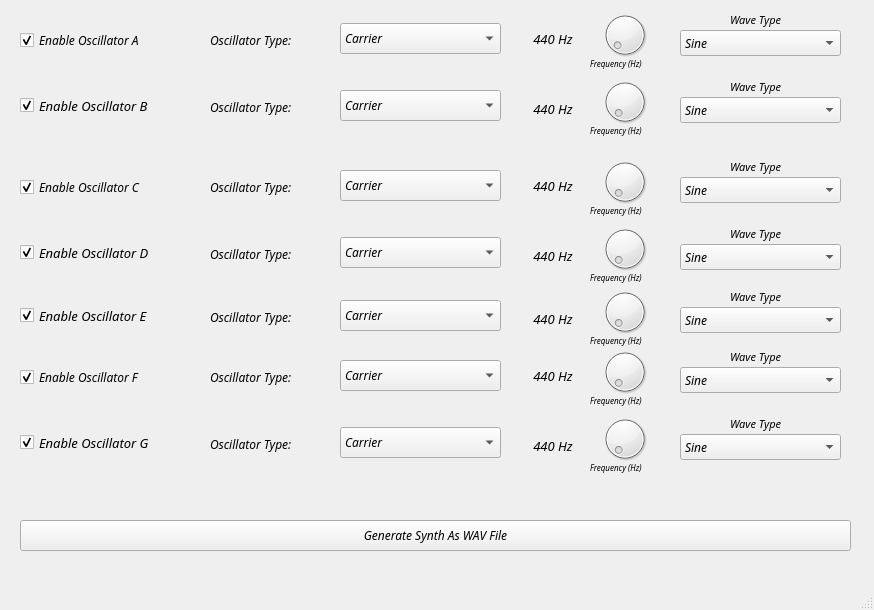
<?xml version="1.0" encoding="UTF-8"?>
<ui version="4.0">
 <class>MainWindow</class>
 <widget class="QMainWindow" name="MainWindow">
  <property name="geometry">
   <rect>
    <x>0</x>
    <y>0</y>
    <width>874</width>
    <height>610</height>
   </rect>
  </property>
  <property name="sizePolicy">
   <sizepolicy hsizetype="Fixed" vsizetype="Fixed">
    <horstretch>0</horstretch>
    <verstretch>0</verstretch>
   </sizepolicy>
  </property>
  <property name="font">
   <font>
    <family>0xProto Nerd Font Mono</family>
    <italic>true</italic>
   </font>
  </property>
  <property name="contextMenuPolicy">
   <enum>Qt::ContextMenuPolicy::NoContextMenu</enum>
  </property>
  <property name="windowTitle">
   <string>Cute Synth</string>
  </property>
  <widget class="QWidget" name="centralwidget">
   <widget class="QCheckBox" name="enable_a">
    <property name="geometry">
     <rect>
      <x>20</x>
      <y>20</y>
      <width>181</width>
      <height>41</height>
     </rect>
    </property>
    <property name="font">
     <font>
      <family>0xProto Nerd Font Mono</family>
      <pointsize>9</pointsize>
      <italic>true</italic>
     </font>
    </property>
    <property name="text">
     <string>Enable Oscillator A</string>
    </property>
    <property name="checked">
     <bool>true</bool>
    </property>
   </widget>
   <widget class="QDial" name="frequency_dial_a">
    <property name="geometry">
     <rect>
      <x>600</x>
      <y>3</y>
      <width>50</width>
      <height>64</height>
     </rect>
    </property>
    <property name="maximum">
     <number>22000</number>
    </property>
    <property name="value">
     <number>440</number>
    </property>
   </widget>
   <widget class="QLabel" name="label">
    <property name="geometry">
     <rect>
      <x>590</x>
      <y>53</y>
      <width>71</width>
      <height>21</height>
     </rect>
    </property>
    <property name="font">
     <font>
      <family>0xProto Nerd Font Mono</family>
      <pointsize>6</pointsize>
      <italic>true</italic>
     </font>
    </property>
    <property name="text">
     <string>Frequency (Hz)</string>
    </property>
   </widget>
   <widget class="QComboBox" name="oscillator_type_a">
    <property name="geometry">
     <rect>
      <x>340</x>
      <y>23</y>
      <width>161</width>
      <height>31</height>
     </rect>
    </property>
    <item>
     <property name="text">
      <string>Carrier</string>
     </property>
    </item>
    <item>
     <property name="text">
      <string>Modulating</string>
     </property>
    </item>
   </widget>
   <widget class="QLabel" name="label_2">
    <property name="geometry">
     <rect>
      <x>210</x>
      <y>30</y>
      <width>121</width>
      <height>21</height>
     </rect>
    </property>
    <property name="font">
     <font>
      <family>0xProto Nerd Font Mono</family>
      <pointsize>9</pointsize>
      <italic>true</italic>
     </font>
    </property>
    <property name="text">
     <string>Oscillator Type:</string>
    </property>
   </widget>
   <widget class="QComboBox" name="wave_type_a">
    <property name="geometry">
     <rect>
      <x>680</x>
      <y>30</y>
      <width>161</width>
      <height>26</height>
     </rect>
    </property>
    <item>
     <property name="text">
      <string>Sine</string>
     </property>
    </item>
    <item>
     <property name="text">
      <string>Triangle</string>
     </property>
    </item>
    <item>
     <property name="text">
      <string>Square</string>
     </property>
    </item>
    <item>
     <property name="text">
      <string>Sawtooth</string>
     </property>
    </item>
   </widget>
   <widget class="QLabel" name="label_3">
    <property name="geometry">
     <rect>
      <x>730</x>
      <y>10</y>
      <width>111</width>
      <height>20</height>
     </rect>
    </property>
    <property name="font">
     <font>
      <family>0xProto Nerd Font Mono</family>
      <pointsize>8</pointsize>
      <italic>true</italic>
     </font>
    </property>
    <property name="text">
     <string>Wave Type</string>
    </property>
   </widget>
   <widget class="QLabel" name="label_4">
    <property name="geometry">
     <rect>
      <x>210</x>
      <y>97</y>
      <width>121</width>
      <height>21</height>
     </rect>
    </property>
    <property name="font">
     <font>
      <family>0xProto Nerd Font Mono</family>
      <pointsize>9</pointsize>
      <italic>true</italic>
     </font>
    </property>
    <property name="text">
     <string>Oscillator Type:</string>
    </property>
   </widget>
   <widget class="QLabel" name="label_5">
    <property name="geometry">
     <rect>
      <x>590</x>
      <y>120</y>
      <width>71</width>
      <height>21</height>
     </rect>
    </property>
    <property name="font">
     <font>
      <family>0xProto Nerd Font Mono</family>
      <pointsize>6</pointsize>
      <italic>true</italic>
     </font>
    </property>
    <property name="text">
     <string>Frequency (Hz)</string>
    </property>
   </widget>
   <widget class="QDial" name="frequency_dial_b">
    <property name="geometry">
     <rect>
      <x>600</x>
      <y>70</y>
      <width>50</width>
      <height>64</height>
     </rect>
    </property>
    <property name="maximum">
     <number>22000</number>
    </property>
   </widget>
   <widget class="QLabel" name="label_6">
    <property name="geometry">
     <rect>
      <x>730</x>
      <y>77</y>
      <width>111</width>
      <height>20</height>
     </rect>
    </property>
    <property name="font">
     <font>
      <family>0xProto Nerd Font Mono</family>
      <pointsize>8</pointsize>
      <italic>true</italic>
     </font>
    </property>
    <property name="text">
     <string>Wave Type</string>
    </property>
   </widget>
   <widget class="QComboBox" name="wave_type_b">
    <property name="geometry">
     <rect>
      <x>680</x>
      <y>97</y>
      <width>161</width>
      <height>26</height>
     </rect>
    </property>
    <item>
     <property name="text">
      <string>Sine</string>
     </property>
    </item>
    <item>
     <property name="text">
      <string>Triangle</string>
     </property>
    </item>
    <item>
     <property name="text">
      <string>Square</string>
     </property>
    </item>
    <item>
     <property name="text">
      <string>Sawtooth</string>
     </property>
    </item>
   </widget>
   <widget class="QComboBox" name="oscillator_type_b">
    <property name="geometry">
     <rect>
      <x>340</x>
      <y>90</y>
      <width>161</width>
      <height>31</height>
     </rect>
    </property>
    <item>
     <property name="text">
      <string>Carrier</string>
     </property>
    </item>
    <item>
     <property name="text">
      <string>Modulating</string>
     </property>
    </item>
   </widget>
   <widget class="QCheckBox" name="enable_b">
    <property name="geometry">
     <rect>
      <x>20</x>
      <y>90</y>
      <width>181</width>
      <height>31</height>
     </rect>
    </property>
    <property name="font">
     <font>
      <family>0xProto Nerd Font Mono</family>
      <pointsize>10</pointsize>
      <italic>true</italic>
     </font>
    </property>
    <property name="text">
     <string>Enable Oscillator B</string>
    </property>
    <property name="checked">
     <bool>true</bool>
    </property>
   </widget>
   <widget class="QPushButton" name="generate_button">
    <property name="geometry">
     <rect>
      <x>20</x>
      <y>520</y>
      <width>831</width>
      <height>31</height>
     </rect>
    </property>
    <property name="text">
     <string>Generate Synth As WAV File</string>
    </property>
   </widget>
   <widget class="QLabel" name="status_label">
    <property name="geometry">
     <rect>
      <x>20</x>
      <y>560</y>
      <width>831</width>
      <height>18</height>
     </rect>
    </property>
    <property name="text">
     <string/>
    </property>
    <property name="alignment">
     <set>Qt::AlignmentFlag::AlignCenter</set>
    </property>
   </widget>
   <widget class="QLabel" name="freq_label_a">
    <property name="geometry">
     <rect>
      <x>520</x>
      <y>30</y>
      <width>66</width>
      <height>18</height>
     </rect>
    </property>
    <property name="font">
     <font>
      <family>0xProto Nerd Font Mono</family>
      <pointsize>10</pointsize>
      <italic>true</italic>
     </font>
    </property>
    <property name="text">
     <string>440 Hz</string>
    </property>
    <property name="alignment">
     <set>Qt::AlignmentFlag::AlignCenter</set>
    </property>
   </widget>
   <widget class="QLabel" name="freq_label_b">
    <property name="geometry">
     <rect>
      <x>520</x>
      <y>100</y>
      <width>66</width>
      <height>18</height>
     </rect>
    </property>
    <property name="font">
     <font>
      <family>0xProto Nerd Font Mono</family>
      <pointsize>10</pointsize>
      <italic>true</italic>
     </font>
    </property>
    <property name="text">
     <string>440 Hz</string>
    </property>
    <property name="alignment">
     <set>Qt::AlignmentFlag::AlignCenter</set>
    </property>
   </widget>
   <widget class="QComboBox" name="oscillator_type_c">
    <property name="geometry">
     <rect>
      <x>340</x>
      <y>170</y>
      <width>161</width>
      <height>31</height>
     </rect>
    </property>
    <item>
     <property name="text">
      <string>Carrier</string>
     </property>
    </item>
    <item>
     <property name="text">
      <string>Modulating</string>
     </property>
    </item>
   </widget>
   <widget class="QLabel" name="freq_label_d">
    <property name="geometry">
     <rect>
      <x>520</x>
      <y>247</y>
      <width>66</width>
      <height>18</height>
     </rect>
    </property>
    <property name="font">
     <font>
      <family>0xProto Nerd Font Mono</family>
      <pointsize>10</pointsize>
      <italic>true</italic>
     </font>
    </property>
    <property name="text">
     <string>440 Hz</string>
    </property>
    <property name="alignment">
     <set>Qt::AlignmentFlag::AlignCenter</set>
    </property>
   </widget>
   <widget class="QComboBox" name="oscillator_type_d">
    <property name="geometry">
     <rect>
      <x>340</x>
      <y>237</y>
      <width>161</width>
      <height>31</height>
     </rect>
    </property>
    <item>
     <property name="text">
      <string>Carrier</string>
     </property>
    </item>
    <item>
     <property name="text">
      <string>Modulating</string>
     </property>
    </item>
   </widget>
   <widget class="QLabel" name="label_7">
    <property name="geometry">
     <rect>
      <x>590</x>
      <y>267</y>
      <width>71</width>
      <height>21</height>
     </rect>
    </property>
    <property name="font">
     <font>
      <family>0xProto Nerd Font Mono</family>
      <pointsize>6</pointsize>
      <italic>true</italic>
     </font>
    </property>
    <property name="text">
     <string>Frequency (Hz)</string>
    </property>
   </widget>
   <widget class="QCheckBox" name="enable_b_2">
    <property name="geometry">
     <rect>
      <x>20</x>
      <y>237</y>
      <width>181</width>
      <height>31</height>
     </rect>
    </property>
    <property name="font">
     <font>
      <family>0xProto Nerd Font Mono</family>
      <pointsize>10</pointsize>
      <italic>true</italic>
     </font>
    </property>
    <property name="text">
     <string>Enable Oscillator D</string>
    </property>
    <property name="checked">
     <bool>true</bool>
    </property>
   </widget>
   <widget class="QComboBox" name="wave_type_d">
    <property name="geometry">
     <rect>
      <x>680</x>
      <y>244</y>
      <width>161</width>
      <height>26</height>
     </rect>
    </property>
    <item>
     <property name="text">
      <string>Sine</string>
     </property>
    </item>
    <item>
     <property name="text">
      <string>Triangle</string>
     </property>
    </item>
    <item>
     <property name="text">
      <string>Square</string>
     </property>
    </item>
    <item>
     <property name="text">
      <string>Sawtooth</string>
     </property>
    </item>
   </widget>
   <widget class="QLabel" name="freq_label_c">
    <property name="geometry">
     <rect>
      <x>520</x>
      <y>177</y>
      <width>66</width>
      <height>18</height>
     </rect>
    </property>
    <property name="font">
     <font>
      <family>0xProto Nerd Font Mono</family>
      <pointsize>10</pointsize>
      <italic>true</italic>
     </font>
    </property>
    <property name="text">
     <string>440 Hz</string>
    </property>
    <property name="alignment">
     <set>Qt::AlignmentFlag::AlignCenter</set>
    </property>
   </widget>
   <widget class="QCheckBox" name="enable_c">
    <property name="geometry">
     <rect>
      <x>20</x>
      <y>167</y>
      <width>181</width>
      <height>41</height>
     </rect>
    </property>
    <property name="font">
     <font>
      <family>0xProto Nerd Font Mono</family>
      <pointsize>9</pointsize>
      <italic>true</italic>
     </font>
    </property>
    <property name="text">
     <string>Enable Oscillator C</string>
    </property>
    <property name="checked">
     <bool>true</bool>
    </property>
   </widget>
   <widget class="QLabel" name="label_8">
    <property name="geometry">
     <rect>
      <x>730</x>
      <y>224</y>
      <width>111</width>
      <height>20</height>
     </rect>
    </property>
    <property name="font">
     <font>
      <family>0xProto Nerd Font Mono</family>
      <pointsize>8</pointsize>
      <italic>true</italic>
     </font>
    </property>
    <property name="text">
     <string>Wave Type</string>
    </property>
   </widget>
   <widget class="QComboBox" name="wave_type_c">
    <property name="geometry">
     <rect>
      <x>680</x>
      <y>177</y>
      <width>161</width>
      <height>26</height>
     </rect>
    </property>
    <item>
     <property name="text">
      <string>Sine</string>
     </property>
    </item>
    <item>
     <property name="text">
      <string>Triangle</string>
     </property>
    </item>
    <item>
     <property name="text">
      <string>Square</string>
     </property>
    </item>
    <item>
     <property name="text">
      <string>Sawtooth</string>
     </property>
    </item>
   </widget>
   <widget class="QDial" name="frequency_dial_d">
    <property name="geometry">
     <rect>
      <x>600</x>
      <y>217</y>
      <width>50</width>
      <height>64</height>
     </rect>
    </property>
    <property name="maximum">
     <number>22000</number>
    </property>
   </widget>
   <widget class="QLabel" name="label_9">
    <property name="geometry">
     <rect>
      <x>210</x>
      <y>177</y>
      <width>121</width>
      <height>21</height>
     </rect>
    </property>
    <property name="font">
     <font>
      <family>0xProto Nerd Font Mono</family>
      <pointsize>9</pointsize>
      <italic>true</italic>
     </font>
    </property>
    <property name="text">
     <string>Oscillator Type:</string>
    </property>
   </widget>
   <widget class="QLabel" name="label_10">
    <property name="geometry">
     <rect>
      <x>730</x>
      <y>157</y>
      <width>111</width>
      <height>20</height>
     </rect>
    </property>
    <property name="font">
     <font>
      <family>0xProto Nerd Font Mono</family>
      <pointsize>8</pointsize>
      <italic>true</italic>
     </font>
    </property>
    <property name="text">
     <string>Wave Type</string>
    </property>
   </widget>
   <widget class="QLabel" name="label_11">
    <property name="geometry">
     <rect>
      <x>590</x>
      <y>200</y>
      <width>71</width>
      <height>21</height>
     </rect>
    </property>
    <property name="font">
     <font>
      <family>0xProto Nerd Font Mono</family>
      <pointsize>6</pointsize>
      <italic>true</italic>
     </font>
    </property>
    <property name="text">
     <string>Frequency (Hz)</string>
    </property>
   </widget>
   <widget class="QLabel" name="label_12">
    <property name="geometry">
     <rect>
      <x>210</x>
      <y>244</y>
      <width>121</width>
      <height>21</height>
     </rect>
    </property>
    <property name="font">
     <font>
      <family>0xProto Nerd Font Mono</family>
      <pointsize>9</pointsize>
      <italic>true</italic>
     </font>
    </property>
    <property name="text">
     <string>Oscillator Type:</string>
    </property>
   </widget>
   <widget class="QDial" name="frequency_dial_c">
    <property name="geometry">
     <rect>
      <x>600</x>
      <y>150</y>
      <width>50</width>
      <height>64</height>
     </rect>
    </property>
    <property name="maximum">
     <number>22000</number>
    </property>
   </widget>
   <widget class="QComboBox" name="oscillator_type_f">
    <property name="geometry">
     <rect>
      <x>340</x>
      <y>360</y>
      <width>161</width>
      <height>31</height>
     </rect>
    </property>
    <item>
     <property name="text">
      <string>Carrier</string>
     </property>
    </item>
    <item>
     <property name="text">
      <string>Modulating</string>
     </property>
    </item>
   </widget>
   <widget class="QLabel" name="freq_label_g">
    <property name="geometry">
     <rect>
      <x>520</x>
      <y>437</y>
      <width>66</width>
      <height>18</height>
     </rect>
    </property>
    <property name="font">
     <font>
      <family>0xProto Nerd Font Mono</family>
      <pointsize>10</pointsize>
      <italic>true</italic>
     </font>
    </property>
    <property name="text">
     <string>440 Hz</string>
    </property>
    <property name="alignment">
     <set>Qt::AlignmentFlag::AlignCenter</set>
    </property>
   </widget>
   <widget class="QComboBox" name="oscillator_type_g">
    <property name="geometry">
     <rect>
      <x>340</x>
      <y>427</y>
      <width>161</width>
      <height>31</height>
     </rect>
    </property>
    <item>
     <property name="text">
      <string>Carrier</string>
     </property>
    </item>
    <item>
     <property name="text">
      <string>Modulating</string>
     </property>
    </item>
   </widget>
   <widget class="QLabel" name="label_13">
    <property name="geometry">
     <rect>
      <x>590</x>
      <y>457</y>
      <width>71</width>
      <height>21</height>
     </rect>
    </property>
    <property name="font">
     <font>
      <family>0xProto Nerd Font Mono</family>
      <pointsize>6</pointsize>
      <italic>true</italic>
     </font>
    </property>
    <property name="text">
     <string>Frequency (Hz)</string>
    </property>
   </widget>
   <widget class="QCheckBox" name="enable_g">
    <property name="geometry">
     <rect>
      <x>20</x>
      <y>427</y>
      <width>181</width>
      <height>31</height>
     </rect>
    </property>
    <property name="font">
     <font>
      <family>0xProto Nerd Font Mono</family>
      <pointsize>10</pointsize>
      <italic>true</italic>
     </font>
    </property>
    <property name="text">
     <string>Enable Oscillator G</string>
    </property>
    <property name="checked">
     <bool>true</bool>
    </property>
   </widget>
   <widget class="QComboBox" name="wave_type_g">
    <property name="geometry">
     <rect>
      <x>680</x>
      <y>434</y>
      <width>161</width>
      <height>26</height>
     </rect>
    </property>
    <item>
     <property name="text">
      <string>Sine</string>
     </property>
    </item>
    <item>
     <property name="text">
      <string>Triangle</string>
     </property>
    </item>
    <item>
     <property name="text">
      <string>Square</string>
     </property>
    </item>
    <item>
     <property name="text">
      <string>Sawtooth</string>
     </property>
    </item>
   </widget>
   <widget class="QLabel" name="freq_label_f">
    <property name="geometry">
     <rect>
      <x>520</x>
      <y>367</y>
      <width>66</width>
      <height>18</height>
     </rect>
    </property>
    <property name="font">
     <font>
      <family>0xProto Nerd Font Mono</family>
      <pointsize>10</pointsize>
      <italic>true</italic>
     </font>
    </property>
    <property name="text">
     <string>440 Hz</string>
    </property>
    <property name="alignment">
     <set>Qt::AlignmentFlag::AlignCenter</set>
    </property>
   </widget>
   <widget class="QCheckBox" name="enable_f">
    <property name="geometry">
     <rect>
      <x>20</x>
      <y>357</y>
      <width>181</width>
      <height>41</height>
     </rect>
    </property>
    <property name="font">
     <font>
      <family>0xProto Nerd Font Mono</family>
      <pointsize>9</pointsize>
      <italic>true</italic>
     </font>
    </property>
    <property name="text">
     <string>Enable Oscillator F</string>
    </property>
    <property name="checked">
     <bool>true</bool>
    </property>
   </widget>
   <widget class="QLabel" name="label_14">
    <property name="geometry">
     <rect>
      <x>730</x>
      <y>414</y>
      <width>111</width>
      <height>20</height>
     </rect>
    </property>
    <property name="font">
     <font>
      <family>0xProto Nerd Font Mono</family>
      <pointsize>8</pointsize>
      <italic>true</italic>
     </font>
    </property>
    <property name="text">
     <string>Wave Type</string>
    </property>
   </widget>
   <widget class="QComboBox" name="wave_type_f">
    <property name="geometry">
     <rect>
      <x>680</x>
      <y>367</y>
      <width>161</width>
      <height>26</height>
     </rect>
    </property>
    <item>
     <property name="text">
      <string>Sine</string>
     </property>
    </item>
    <item>
     <property name="text">
      <string>Triangle</string>
     </property>
    </item>
    <item>
     <property name="text">
      <string>Square</string>
     </property>
    </item>
    <item>
     <property name="text">
      <string>Sawtooth</string>
     </property>
    </item>
   </widget>
   <widget class="QDial" name="frequency_dial_g">
    <property name="geometry">
     <rect>
      <x>600</x>
      <y>407</y>
      <width>50</width>
      <height>64</height>
     </rect>
    </property>
    <property name="maximum">
     <number>22000</number>
    </property>
   </widget>
   <widget class="QLabel" name="label_15">
    <property name="geometry">
     <rect>
      <x>210</x>
      <y>367</y>
      <width>121</width>
      <height>21</height>
     </rect>
    </property>
    <property name="font">
     <font>
      <family>0xProto Nerd Font Mono</family>
      <pointsize>9</pointsize>
      <italic>true</italic>
     </font>
    </property>
    <property name="text">
     <string>Oscillator Type:</string>
    </property>
   </widget>
   <widget class="QLabel" name="label_16">
    <property name="geometry">
     <rect>
      <x>730</x>
      <y>347</y>
      <width>111</width>
      <height>20</height>
     </rect>
    </property>
    <property name="font">
     <font>
      <family>0xProto Nerd Font Mono</family>
      <pointsize>8</pointsize>
      <italic>true</italic>
     </font>
    </property>
    <property name="text">
     <string>Wave Type</string>
    </property>
   </widget>
   <widget class="QLabel" name="label_17">
    <property name="geometry">
     <rect>
      <x>590</x>
      <y>390</y>
      <width>71</width>
      <height>21</height>
     </rect>
    </property>
    <property name="font">
     <font>
      <family>0xProto Nerd Font Mono</family>
      <pointsize>6</pointsize>
      <italic>true</italic>
     </font>
    </property>
    <property name="text">
     <string>Frequency (Hz)</string>
    </property>
   </widget>
   <widget class="QLabel" name="label_18">
    <property name="geometry">
     <rect>
      <x>210</x>
      <y>434</y>
      <width>121</width>
      <height>21</height>
     </rect>
    </property>
    <property name="font">
     <font>
      <family>0xProto Nerd Font Mono</family>
      <pointsize>9</pointsize>
      <italic>true</italic>
     </font>
    </property>
    <property name="text">
     <string>Oscillator Type:</string>
    </property>
   </widget>
   <widget class="QDial" name="frequency_dial_f">
    <property name="geometry">
     <rect>
      <x>600</x>
      <y>340</y>
      <width>50</width>
      <height>64</height>
     </rect>
    </property>
    <property name="maximum">
     <number>22000</number>
    </property>
   </widget>
   <widget class="QLabel" name="label_19">
    <property name="geometry">
     <rect>
      <x>210</x>
      <y>307</y>
      <width>121</width>
      <height>21</height>
     </rect>
    </property>
    <property name="font">
     <font>
      <family>0xProto Nerd Font Mono</family>
      <pointsize>9</pointsize>
      <italic>true</italic>
     </font>
    </property>
    <property name="text">
     <string>Oscillator Type:</string>
    </property>
   </widget>
   <widget class="QLabel" name="label_20">
    <property name="geometry">
     <rect>
      <x>730</x>
      <y>287</y>
      <width>111</width>
      <height>20</height>
     </rect>
    </property>
    <property name="font">
     <font>
      <family>0xProto Nerd Font Mono</family>
      <pointsize>8</pointsize>
      <italic>true</italic>
     </font>
    </property>
    <property name="text">
     <string>Wave Type</string>
    </property>
   </widget>
   <widget class="QDial" name="frequency_dial_e">
    <property name="geometry">
     <rect>
      <x>600</x>
      <y>280</y>
      <width>50</width>
      <height>64</height>
     </rect>
    </property>
    <property name="maximum">
     <number>22000</number>
    </property>
   </widget>
   <widget class="QLabel" name="label_21">
    <property name="geometry">
     <rect>
      <x>590</x>
      <y>330</y>
      <width>71</width>
      <height>21</height>
     </rect>
    </property>
    <property name="font">
     <font>
      <family>0xProto Nerd Font Mono</family>
      <pointsize>6</pointsize>
      <italic>true</italic>
     </font>
    </property>
    <property name="text">
     <string>Frequency (Hz)</string>
    </property>
   </widget>
   <widget class="QLabel" name="freq_label_e">
    <property name="geometry">
     <rect>
      <x>520</x>
      <y>310</y>
      <width>66</width>
      <height>18</height>
     </rect>
    </property>
    <property name="font">
     <font>
      <family>0xProto Nerd Font Mono</family>
      <pointsize>10</pointsize>
      <italic>true</italic>
     </font>
    </property>
    <property name="text">
     <string>440 Hz</string>
    </property>
    <property name="alignment">
     <set>Qt::AlignmentFlag::AlignCenter</set>
    </property>
   </widget>
   <widget class="QComboBox" name="wave_type_e">
    <property name="geometry">
     <rect>
      <x>680</x>
      <y>307</y>
      <width>161</width>
      <height>26</height>
     </rect>
    </property>
    <item>
     <property name="text">
      <string>Sine</string>
     </property>
    </item>
    <item>
     <property name="text">
      <string>Triangle</string>
     </property>
    </item>
    <item>
     <property name="text">
      <string>Square</string>
     </property>
    </item>
    <item>
     <property name="text">
      <string>Sawtooth</string>
     </property>
    </item>
   </widget>
   <widget class="QComboBox" name="oscillator_type_e">
    <property name="geometry">
     <rect>
      <x>340</x>
      <y>300</y>
      <width>161</width>
      <height>31</height>
     </rect>
    </property>
    <item>
     <property name="text">
      <string>Carrier</string>
     </property>
    </item>
    <item>
     <property name="text">
      <string>Modulating</string>
     </property>
    </item>
   </widget>
   <widget class="QCheckBox" name="enable_e">
    <property name="geometry">
     <rect>
      <x>20</x>
      <y>300</y>
      <width>181</width>
      <height>31</height>
     </rect>
    </property>
    <property name="font">
     <font>
      <family>0xProto Nerd Font Mono</family>
      <pointsize>10</pointsize>
      <italic>true</italic>
     </font>
    </property>
    <property name="text">
     <string>Enable Oscillator E</string>
    </property>
    <property name="checked">
     <bool>true</bool>
    </property>
   </widget>
  </widget>
  <widget class="QMenuBar" name="menubar">
   <property name="geometry">
    <rect>
     <x>0</x>
     <y>0</y>
     <width>874</width>
     <height>23</height>
    </rect>
   </property>
  </widget>
  <widget class="QStatusBar" name="statusbar"/>
 </widget>
 <resources/>
 <connections/>
</ui>
